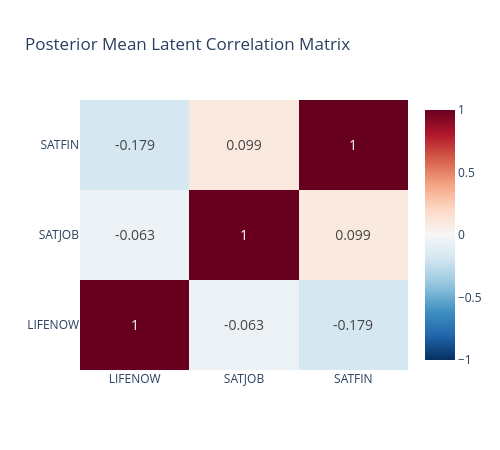

The notebook cell this image was saved under:
### Code cell
# Visualize the posterior mean correlation matrix
fig = go.Figure(data=go.Heatmap(
    z=R_mean,
    x=outcome_labels,
    y=outcome_labels,
    colorscale='RdBu_r',
    zmin=-1, zmax=1,
    text=np.round(R_mean, 3),
    texttemplate='%{text}',
    textfont={'size': 14}
))

fig.update_layout(
    title='Posterior Mean Latent Correlation Matrix',
    width=500, height=450
)
fig.show()

### Figure 1 — Plotly figure (JSON) as saved in the notebook; plotly's stock layout.template omitted (floating-point values rounded to 4 significant figures)
{"data": [{"colorscale": [[0, "rgb(5,48,97)"], [0.1, "rgb(33,102,172)"], [0.2, "rgb(67,147,195)"], [0.3, "rgb(146,197,222)"], [0.4, "rgb(209,229,240)"], [0.5, "rgb(247,247,247)"], [0.6, "rgb(253,219,199)"], [0.7, "rgb(244,165,130)"], [0.8, "rgb(214,96,77)"], [0.9, "rgb(178,24,43)"], [1, "rgb(103,0,31)"]], "text": [[1.0, -0.063, -0.179], [-0.063, 1.0, 0.099], [-0.179, 0.099, 1.0]], "textfont": {"size": 14}, "texttemplate": "%{text}", "type": "heatmap", "x": ["LIFENOW", "SATJOB", "SATFIN"], "y": ["LIFENOW", "SATJOB", "SATFIN"], "z": [[1.0, -0.06289, -0.1788], [-0.06289, 1.0, 0.09896], [-0.1788, 0.09896, 1.0]], "zmax": 1, "zmin": -1}], "layout": {"height": 450, "title": {"text": "Posterior Mean Latent Correlation Matrix"}, "width": 500}}
